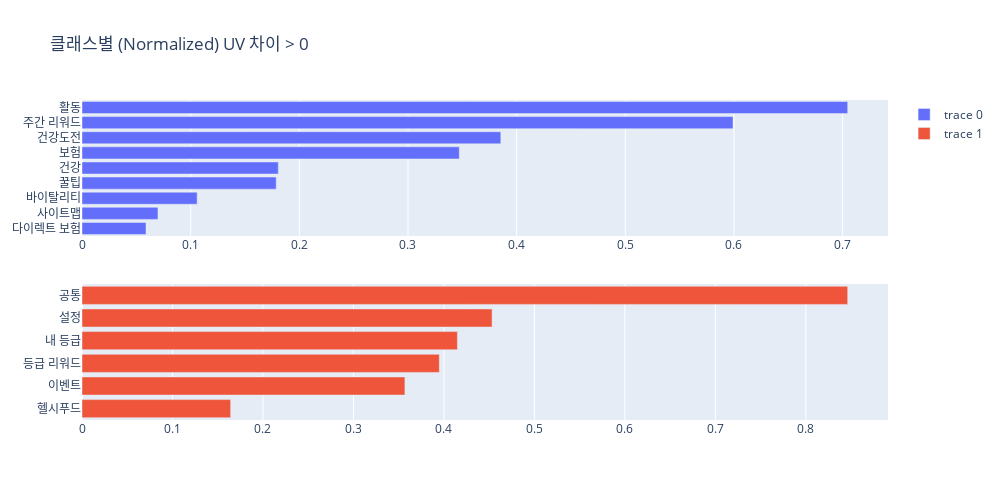

Write notebook code for a chart like this one.
### Code cell
# 카테고리별 (Normalized) 월별 UV 차이 TOP K
normalized = 'mean' # 'mean' 'min_max'

diff_df = pd.DataFrame()
high, low = category_df[category_df['class']==0]['순페이지수'].values, category_df[category_df['class']==1]['순페이지수'].values
if normalized=='mean':
    high = (high - high.mean()) / high.std()
    low = (low - low.mean()) / low.std()
elif normalized=='min_max':
    high = (high - high.min()) / (high.max()-high.min())
    low = (low - low.min()) / (low.max()-low.min())
diff_df['카테고리1'] = category_df[category_df['class']==0]['카테고리1']
diff_df['고이용-미접속'] = (high - low)
diff_df['미접속-고이용'] = (low - high)

fig = make_subplots(rows=2, cols=1)

col = '고이용-미접속'
rank_df = diff_df[diff_df[col]>0]
rank_df = rank_df.sort_values(by=[col], ascending=False)
rank_df = rank_df.sort_values(by=[col])
fig.append_trace(go.Bar(
    x=rank_df[col].values,
    y=rank_df['카테고리1'].values,
    orientation='h'
), row=1, col=1)

col = '미접속-고이용'
rank_df = diff_df[diff_df[col]>0]
rank_df = rank_df.sort_values(by=[col], ascending=False)
rank_df = rank_df.sort_values(by=[col])
fig.append_trace(go.Bar(
    x=rank_df[col].values,
    y=rank_df['카테고리1'].values,
    orientation='h'
), row=2, col=1)

fig.update_layout(height=500, width=1000, title_text="클래스별 (Normalized) UV 차이 > 0")
fig.show()

### Figure 1 — Plotly figure (JSON) as saved in the notebook; plotly's stock layout.template omitted (floating-point values rounded to 4 significant figures)
{"data": [{"orientation": "h", "type": "bar", "x": [0.05891, 0.06991, 0.106, 0.1787, 0.1806, 0.3472, 0.3854, 0.5991, 0.7047], "xaxis": "x", "y": ["다이렉트 보험", "사이트맵", "바이탈리티", "꿀팁", "건강", "보험", "건강도전", "주간 리워드", "활동"], "yaxis": "y"}, {"orientation": "h", "type": "bar", "x": [0.1643, 0.3569, 0.3949, 0.4149, 0.4532, 0.8463], "xaxis": "x2", "y": ["헬시푸드", "이벤트", "등급 리워드", "내 등급", "설정", "공통"], "yaxis": "y2"}], "layout": {"height": 500, "title": {"text": "클래스별 (Normalized) UV 차이 > 0"}, "width": 1000, "xaxis": {"anchor": "y", "autorange": true, "domain": [0, 1], "range": [0, 0.7417], "type": "linear"}, "xaxis2": {"anchor": "y2", "autorange": true, "domain": [0, 1], "range": [0, 0.8908], "type": "linear"}, "yaxis": {"anchor": "x", "autorange": true, "domain": [0.575, 1], "range": [-0.5, 8.5], "type": "category"}, "yaxis2": {"anchor": "x2", "autorange": true, "domain": [0, 0.425], "range": [-0.5, 5.5], "type": "category"}}}
